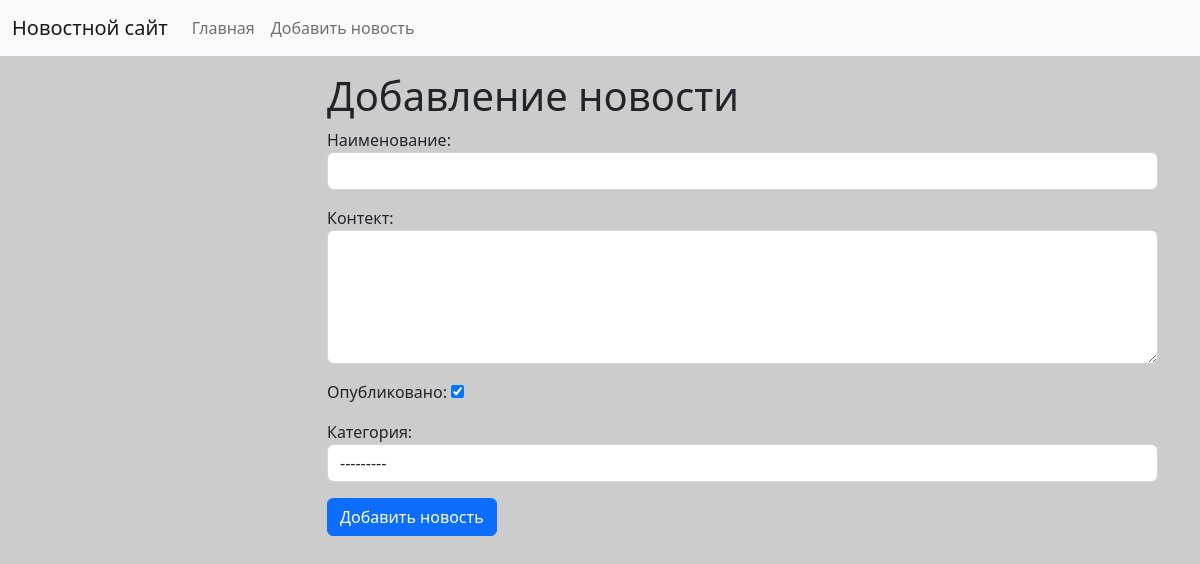
The app's page /news/add_news/, older data.
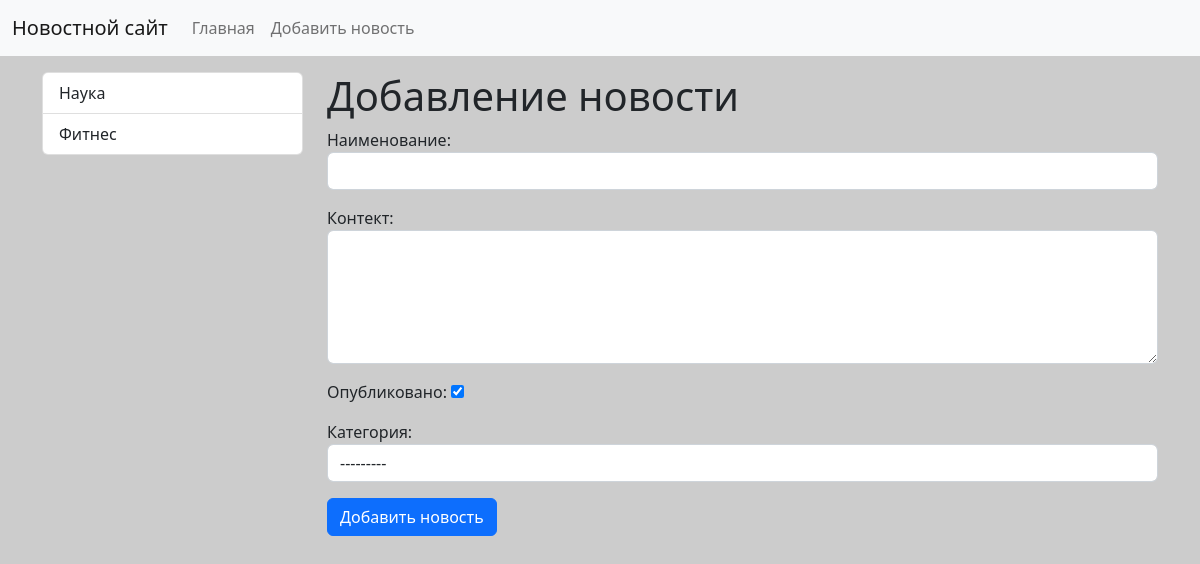
The same page, newer data.
### news/models.py (models this page shows)
class Category(models.Model):
    title = models.CharField(max_length=150, db_index=True, verbose_name='Наименование категории')
    def get_absolute_url(self):
        return reverse('category', kwargs={'category_id': self.pk})
    def __str__(self):
        return self.title
    class Meta:
        verbose_name = 'Категория'
        verbose_name_plural = 'Категории'
        ordering = ['title']

### news/views.py (the view)
# urls.py: path('news/add_news/', CreateViews.as_view(), name='add_news'),
class CreateViews(CreateView):
    form_class = NewsForm
    template_name = 'news/add_news.html'

### news/forms.py (shortened to what this page needs)
class NewsForm(forms.ModelForm):
    class Meta:
        model = News
        fields = ['title', 'content', 'is_published', 'category']
        widgets = {
            'title': forms.TextInput(attrs={'class': "form-control"}),
            'content': forms.Textarea(attrs={'class': "form-control", 'rows': 5}),
            'category': forms.Select(attrs={'class': "form-control"}),
        }

### news/templatetags/news_tags.py (called while the page is built)
@register.inclusion_tag('news/list_categories.html')
def show_categories():
    categories = Category.objects.all()
    return {"categories": categories}

### news/templates/news/add_news.html (shortened to what this page needs)
{% extends 'base.html' %}
{% block sidebare %}
{% include 'inc/_sidebar.html' %}
{% endblock %}
{% block content %}
<h1>Добавление новости</h1>
<form action="{% url 'add_news' %}" method="post">
    {{ form.as_p }}
    <button type="submit" class="btn btn-primary btn-block">
    Добавить новость
    </button>
</form>
{% endblock %}

### news/templates/news/list_categories.html
<div class="list-group">
  {% for item in categories %}
  <a href="{{ item.get_absolute_url }}" class="list-group-item list-group-item-action" aria-current="true">
    {{item.title}}
  </a>
  {% endfor %}
</div>

Row changes from the older to the newer data that the page shows:
added Category: title "Наука"
added Category: title "Фитнес"
